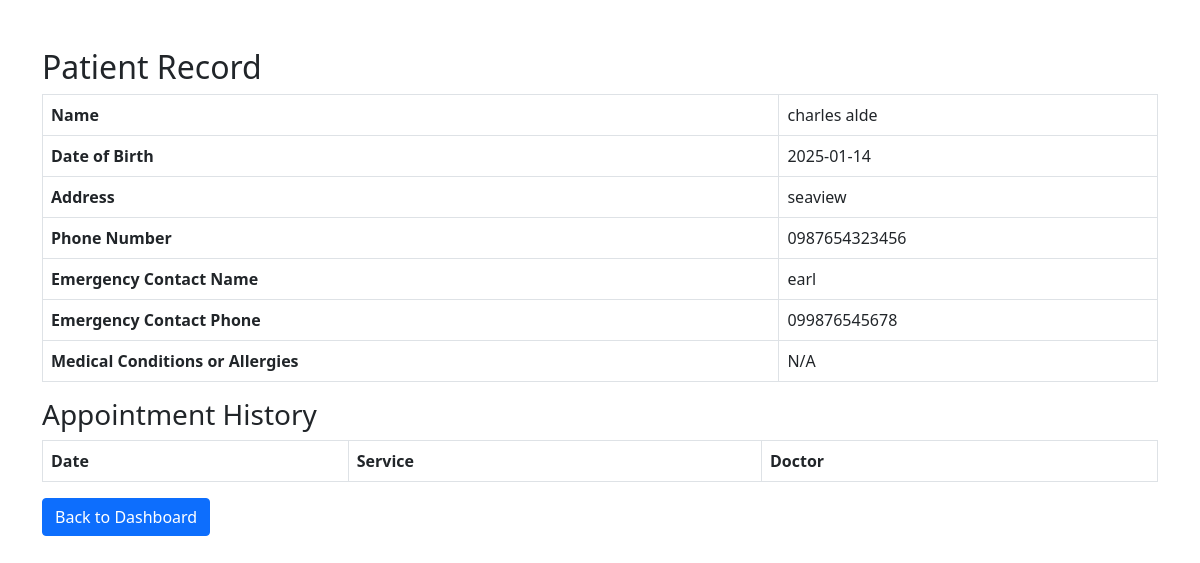
Screenshot of /patient_records.php?patient_id=8 (signed in) with the database file from the repository.
### tables this page shows
CREATE TABLE `patients` (
  `id` int(11) NOT NULL,
  `user_id` int(11) DEFAULT NULL,
  `first_name` varchar(50) NOT NULL,
  `last_name` varchar(50) NOT NULL,
  `date_of_birth` date NOT NULL,
  `address` varchar(255) DEFAULT NULL,
  `phone_number` varchar(20) DEFAULT NULL,
  `emergency_contact_name` varchar(255) DEFAULT NULL,
  `emergency_contact_phone` varchar(20) DEFAULT NULL,
  `medical_conditions` text DEFAULT NULL
);

### patient_records.php (the view, shortened to what this page needs)
<?php
require_once 'db_connect.php';
$patient_id = $_GET['patient_id'] ?? null;
$stmt = $pdo->prepare('SELECT * FROM patients WHERE id = ?');
$stmt->execute([$patient_id]);
$patient = $stmt->fetch();
?>
<!DOCTYPE html>
<html lang="en">
<head>
    <link href="https://cdn.jsdelivr.net/npm/bootstrap@5.1.3/dist/css/bootstrap.min.css" rel="stylesheet">
</head>
<body>
    <div class="container mt-5">
        <h2>Patient Record</h2>
        <table class="table table-bordered">
            <tr>
                <th>Name</th>
                <td><?php echo htmlspecialchars($patient['first_name'] . ' ' . $patient['last_name']); ?></td>
            </tr>
            <tr>
                <th>Date of Birth</th>
                <td><?php echo htmlspecialchars($patient['date_of_birth']); ?></td>
            </tr>
            <tr>
                <th>Address</th>
                <td><?php echo htmlspecialchars($patient['address']); ?></td>
            </tr>
            <tr>
                <th>Phone Number</th>
                <td><?php echo htmlspecialchars($patient['phone_number']); ?></td>
            </tr>
            <tr>
                <th>Emergency Contact Name</th>
                <td><?php echo htmlspecialchars($patient['emergency_contact_name']); ?></td>
            </tr>
            <tr>
                <th>Emergency Contact Phone</th>
                <td><?php echo htmlspecialchars($patient['emergency_contact_phone']); ?></td>
            </tr>
            <tr>
                <th>Medical Conditions or Allergies</th>
                <td><?php echo htmlspecialchars($patient['medical_conditions']); ?></td>
            </tr>
        </table>
        <h3>Appointment History</h3>
        <table class="table table-bordered">
            <thead>
                <tr>
                    <th>Date</th>
                    <th>Service</th>
                    <th>Doctor</th>
                </tr>
            </thead>
        </table>
        <a href="doctor_dashboard.php" class="btn btn-primary">Back to Dashboard</a>
    </div>
</body>
</html>

### rows the page displays
patients: first_name+last_name "charles alde", date_of_birth "2025-01-14", address "seaview", phone_number "0987654323456", emergency_contact_name "earl", emergency_contact_phone "099876545678", medical_conditions "N/A"
